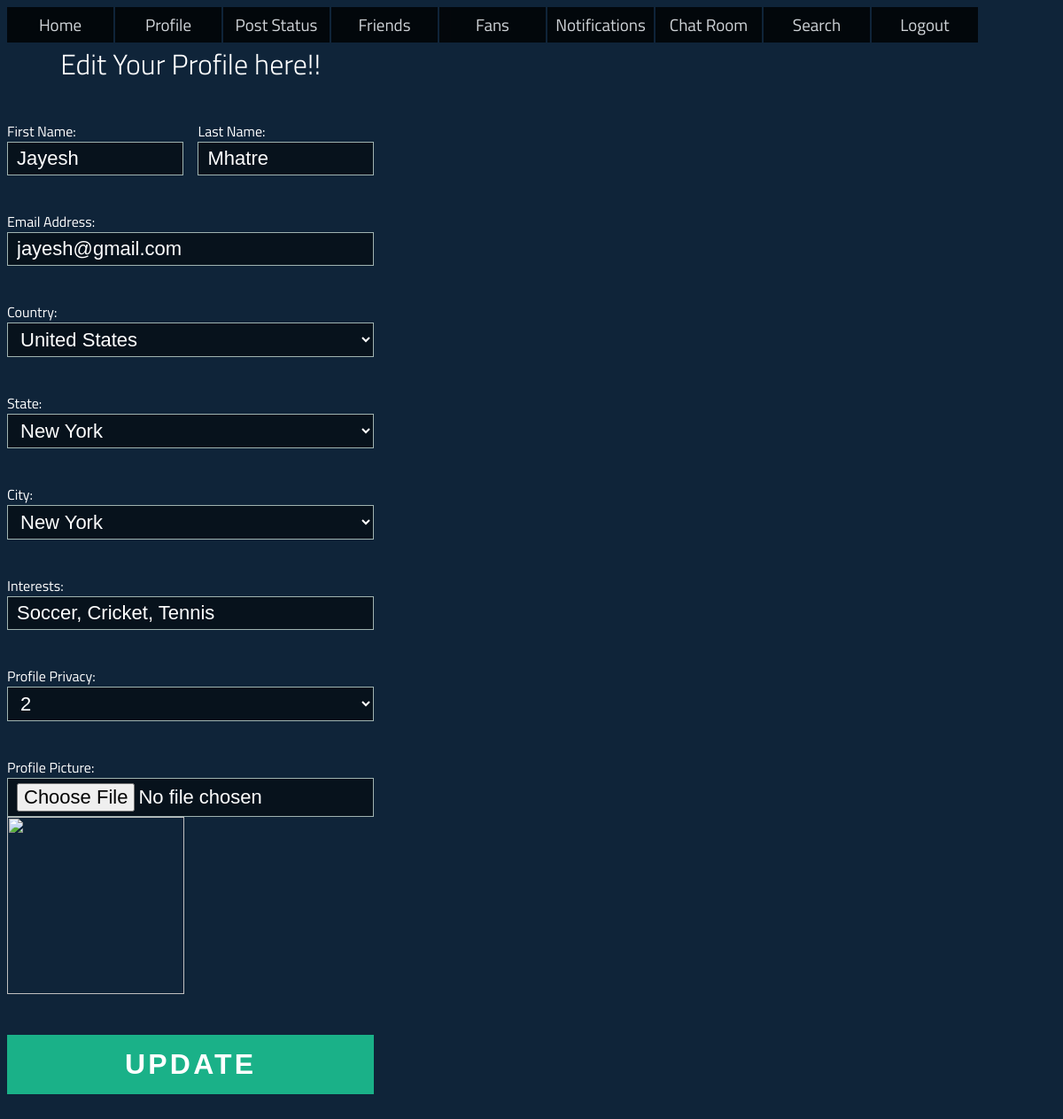
The app's page /login-system/profile-edit.php (signed in) with its own data.
### tables this page shows
CREATE TABLE `users` (
  `FirstName` varchar(30) DEFAULT NULL,
  `LastName` varchar(30) DEFAULT NULL,
  `username` varchar(15) NOT NULL,
  `password` varchar(15) DEFAULT NULL,
  `age` int(11) DEFAULT NULL,
  `city` varchar(20) DEFAULT NULL,
  `EmailId` varchar(50) DEFAULT NULL,
  `Interests` varchar(100) DEFAULT NULL,
  `privacy` int(11) DEFAULT NULL,
  `country` varchar(20) DEFAULT NULL,
  `State` varchar(100) DEFAULT NULL,
  `photo` longblob,
  PRIMARY KEY (`username`),
  KEY `city` (`city`,`country`)
);

### login-system/profile-edit.php (the view, shortened to what this page needs)
<?php
$conn = new mysqli("localhost", "root", "jayesh", "project");
if ( $_SESSION['logged_in'] != 1 ) {
  $_SESSION['message'] = "You must log in before viewing your profile page!";
  header("location: error.php");
}
else {
    $username = $_SESSION['username'];
    $sql = "select * from users where username = '$username'";
    $result = $conn->query($sql);
    $data = $result->fetch_assoc();
}
?>
<!DOCTYPE html>
<html >
<head>
  <?php include ('navigation.php'); ?>
</head>
<body>
    <div id="signup">
        <br>
        <form method="post" autocomplete="off" action="user-edit.php">
              <div class="input, textarea, select">
                  <div style="width:35%">
                      <h1>Edit Your Profile here!!</h1>
          <div class="top-row">
            <div class="field-wrap">
              First Name:<input type="text" autocomplete="off" name="FirstName" id="FirstName" value="<?php echo $data['FirstName']; ?>" />
            </div>
            <div class="field-wrap">
              Last Name:<input type="text" autocomplete="off" name="LastName" value="<?php echo $data['LastName']; ?>" />
            </div>
          </div>
              <div class="field-wrap">
            Email Address:<input type="email" autocomplete="off" name="EmailId" value="<?php echo $data['EmailId']; ?>" />
          </div>
              <div class="field-wrap">
              Country:<select name="country" class="countries" id="countryId">
        <option  value="<?php echo $data['country']; ?>"><?php echo $data['country']; ?></option>
        </select>
            </div>
		  <div class="field-wrap">
              State:<select name="State" class="states" id="stateId">
			<option value="<?php echo $data['State']; ?>"><?php echo $data['State']; ?></option>
			</select>
            </div>
		  <div class="field-wrap">
              City:<select name="city" class="cities" id="cityId">
			<option  value="<?php echo $data['city']; ?>"><?php echo $data['city']; ?></option>
			</select>
            </div>
		  <div class="field-wrap">
              Interests:<input type="text" name="Interests" value="<?php echo $data['Interests']; ?>" />
            </div>
              <div class="field-wrap">
              Profile Privacy:<select name="privacy">
                 <option value="<?php echo $data['privacy']; ?>" selected><?php echo $data['privacy']; ?></option>
			</select>
            </div>
		  <div class="field-wrap">
            Profile Picture:<input type="file" autocomplete="off" name="photo" value="Change Picture" /><img src="uploads/<?php echo $data['photo']; ?>" width="200" height="200" />
          </div>
          <button type="submit" class="button button-block" name="update_profile" />Update</button>
                  <br><br>
        </div>
              </div></form>
    </div>
</body>
</html>

### login-system/nav-style.css (style rules this page uses)
body { background: url('http://clevertechie.com/img/bnet-bg.jpg') no-repeat; background-size: cover; font-family: 'Titillium Web', sans-serif; color: white; }

### login-system/css/style.css (style rules this page uses)
*, *:before, *:after { box-sizing: border-box; }
html { overflow-y: scroll; }
body { background: #ffffff; font-family: 'Titillium Web', sans-serif; background:url('http://clevertechie.com/img/bnet-bg.jpg') #0f2439 no-repeat center top; }
h1 { text-align: center; color: #ffffff; font-weight: 300; margin: 0 0 40px; }
input, textarea, select { font-size: 22px; display: block; width: 100%; height: 100%; padding: 5px 10px; background: none; background-image: none; background-color: rgba(0, 0, 0, 0.5); border: 1px solid #a0b3b0; color: #ffffff; border-radius: 0; -webkit-transition: border-color .25s ease, box-shadow .25s ease; transition: border-color .25s ease, box-shadow .25s ease; }
.field-wrap { position: relative; margin-bottom: 40px; }
.top-row:after { content: ""; display: table; clear: both; }
.top-row > div { float: left; width: 48%; margin-right: 4%; }
.top-row > div:last-child { margin: 0; }
.button { border: 0; outline: none; border-radius: 0; padding: 15px 0; font-size: 2rem; font-weight: 600; text-transform: uppercase; letter-spacing: .1em; background: #1ab188; color: #ffffff; -webkit-transition: all 0.5s ease; transition: all 0.5s ease; -webkit-appearance: none; }
.button-block { display: block; width: 100%; }

### records on screen
users: FirstName "Jayesh", LastName "Mhatre", EmailId "jayesh@gmail.com", country "United States", State "New York", city "New York", Interests "Soccer, Cricket, Tennis", privacy "2"
